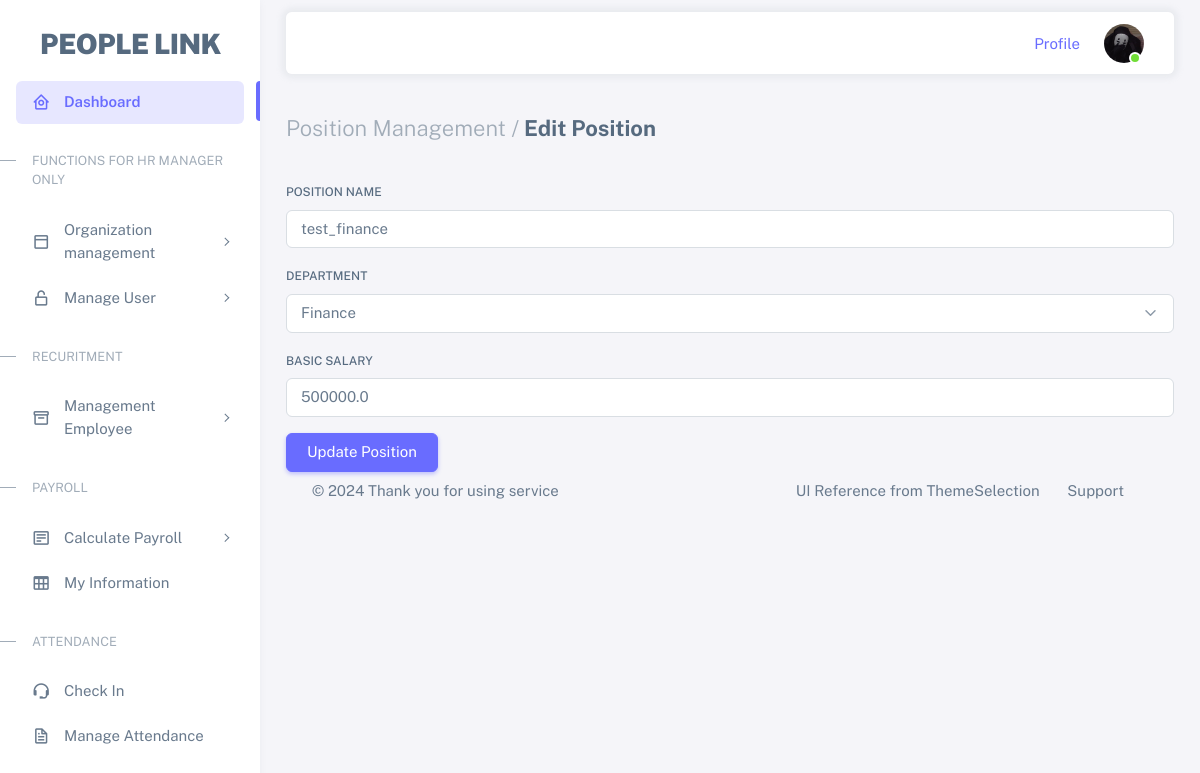
Page /edit_position/5 on the earlier database version.
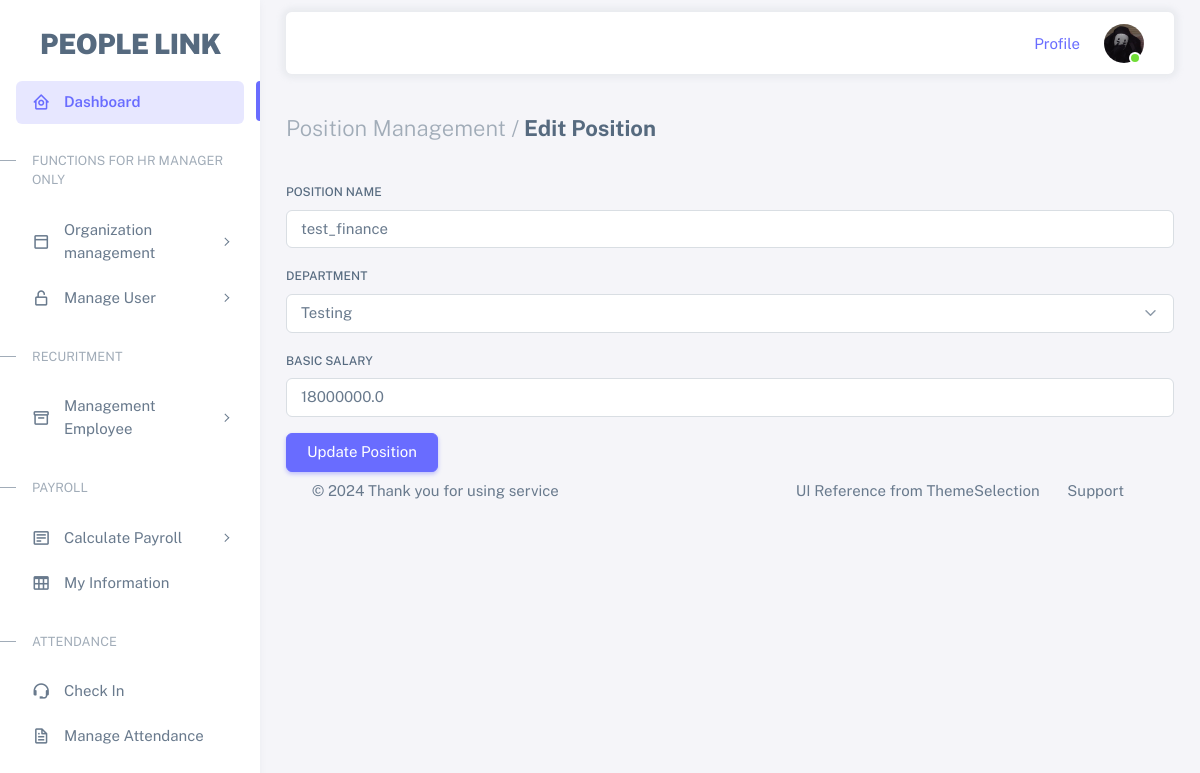
Same page on the later database version.
### tables this page shows
CREATE TABLE position (
        pos_id INTEGER PRIMARY KEY AUTOINCREMENT,
        position_name TEXT NOT NULL,
        dept_id INTEGER NOT NULL,
        basic_salary REAL NOT NULL,
        FOREIGN KEY (dept_id) REFERENCES department (dept_id)
    );

CREATE TABLE department (
        dept_id INTEGER PRIMARY KEY AUTOINCREMENT,
        name TEXT NOT NULL UNIQUE
    );

### app.py (the view, shortened to what this page needs)
@app.route('/edit_position/<int:pos_id>', methods=['GET', 'POST'])
def edit_position(pos_id):
    conn = get_db()
    cursor = conn.cursor()
    cursor.execute('SELECT pos_id, position_name, dept_id, basic_salary FROM position WHERE pos_id = ?', (pos_id,))
    position = cursor.fetchone()
    cursor.execute('SELECT dept_id, name FROM department')
    departments = cursor.fetchall()
    conn.close()
    return render_template('edit_position.html', position=position, departments=departments)

### app.py (called while the page is built)
def get_db():
    conn = sqlite3.connect('hrm.db')
    conn.row_factory = sqlite3.Row
    return conn

### templates/edit_position.html
{% extends "base.html" %}
{% block content %}
<div class="container-xxl flex-grow-1 container-p-y">
    <h4 class="fw-bold py-3 mb-4">
        <span class="text-muted fw-light">Position Management /</span> Edit Position
    </h4>
    <form action="{{ url_for('edit_position', pos_id=position[0]) }}" method="post">
        <div class="mb-3">
            <label for="position_name" class="form-label">Position Name</label>
            <input type="text" id="position_name" name="position_name" class="form-control" value="{{ position[1] }}" required>
        </div>
        <div class="mb-3">
            <label for="department" class="form-label">Department</label>
            <select id="department" name="department" class="form-select" required>
                {% for dept in departments %}
                    <option value="{{ dept[0] }}" {% if dept[0] == position[2] %}selected{% endif %}>
                        {{ dept[1] }}
                    </option>
                {% endfor %}
            </select>
                    </div>
        <div class="mb-3">
            <label for="basic_salary" class="form-label">Basic Salary</label>
            <input type="number" id="basic_salary" name="basic_salary" class="form-control" value="{{ position[3] }}" required>
        </div>
        <button type="submit" class="btn btn-primary">Update Position</button>
    </form>
{% endblock %}

Differences in the rows shown:
changed position "test_finance": department "Finance" → "Testing"; basic_salary "500000.0" → "18000000.0"
